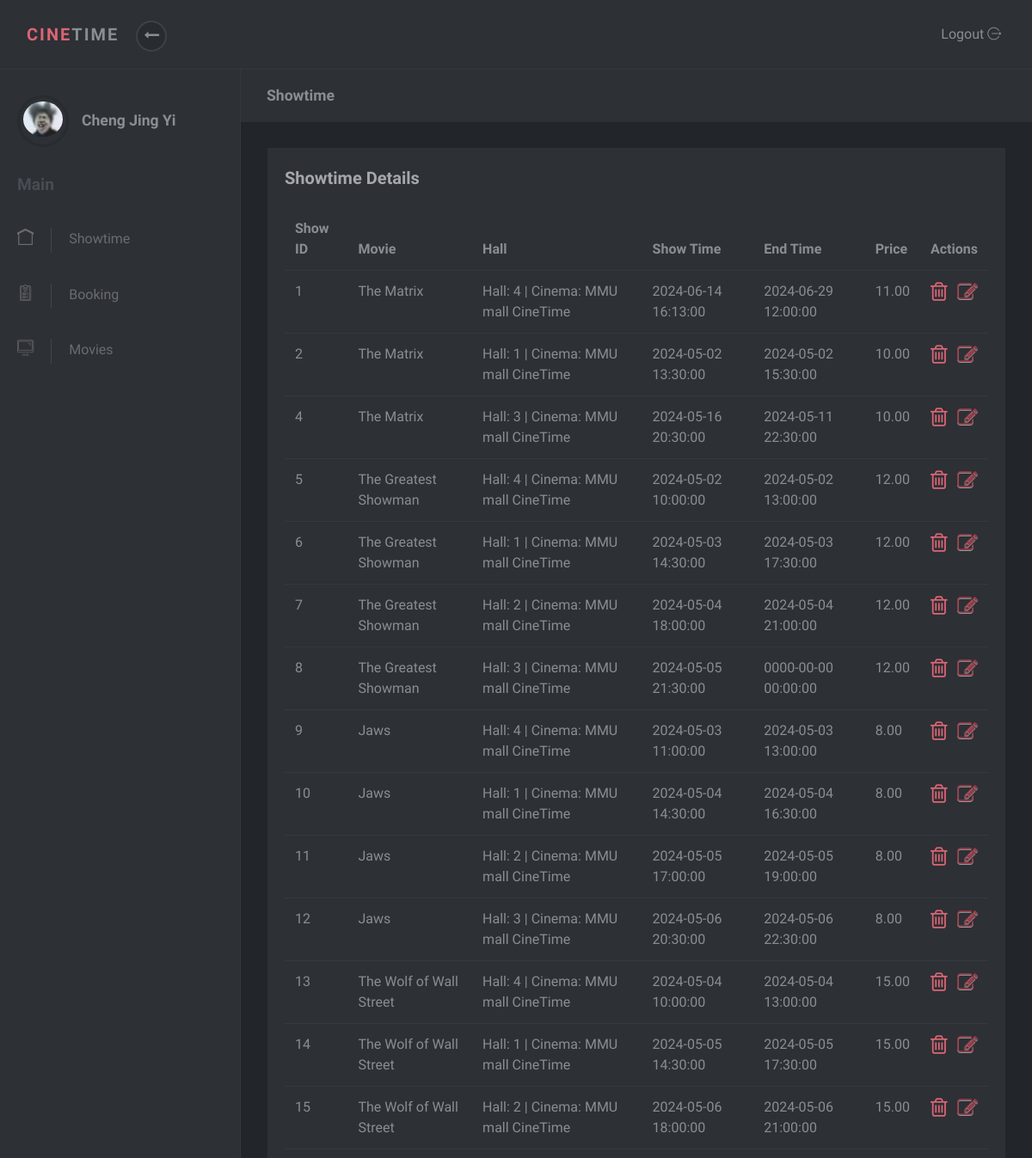
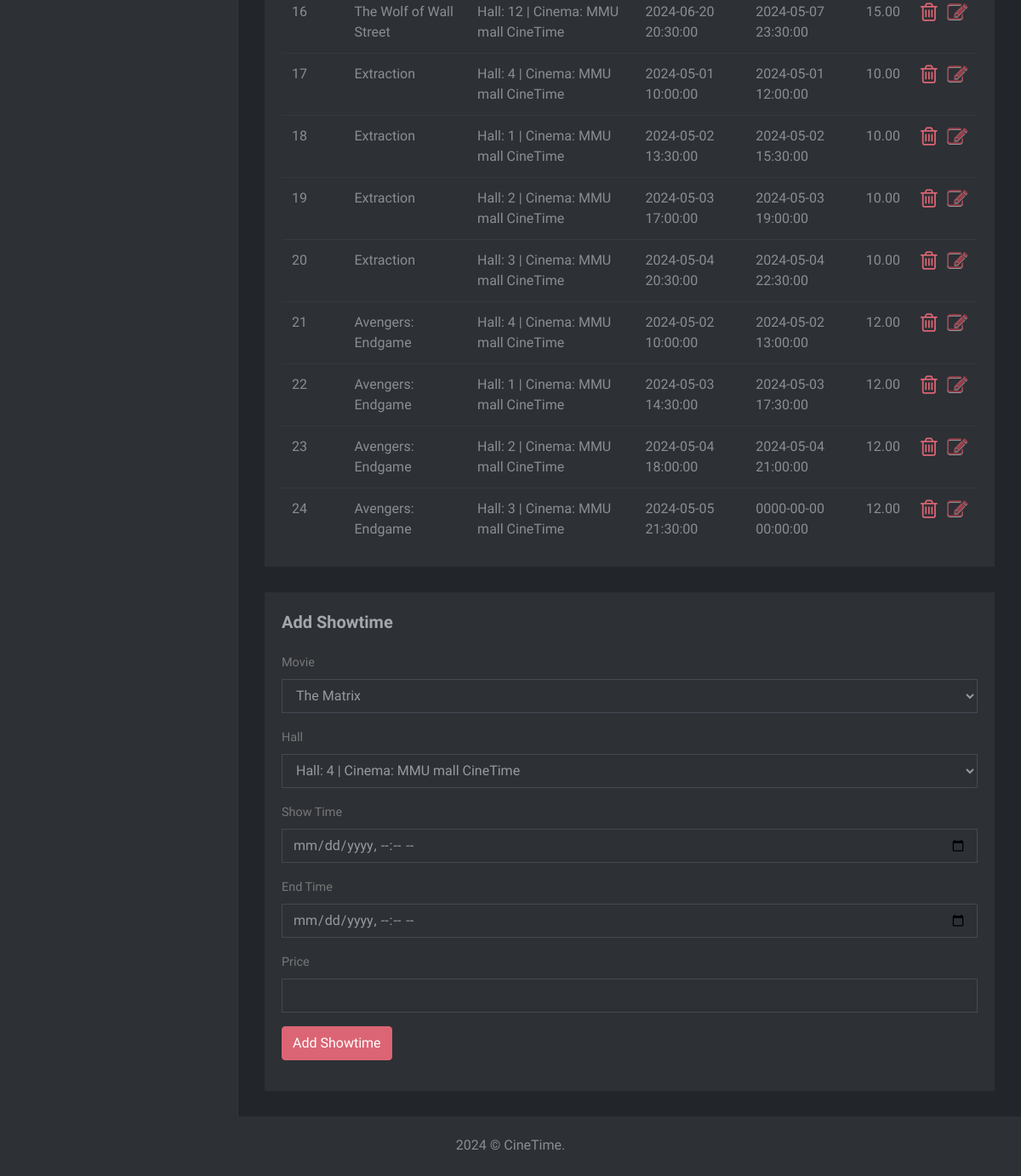
/Userpage/admin/home.php (signed in), run on the app's committed database (2 pictures, top to bottom).
### tables this page shows
CREATE TABLE `showtime` (
  `show_id` int(10) NOT NULL,
  `Movie_id` int(10) NOT NULL,
  `Hall_id` int(10) NOT NULL,
  `show_time` datetime NOT NULL,
  `end_time` datetime NOT NULL,
  `price` decimal(5,2) NOT NULL
);

CREATE TABLE `movie` (
  `movie_id` int(10) NOT NULL,
  `title` varchar(255) NOT NULL,
  `genre` varchar(255) NOT NULL,
  `director` varchar(255) NOT NULL,
  `cast` text NOT NULL,
  `synopsis` text NOT NULL,
  `duration` int(3) NOT NULL,
  `release_date` date NOT NULL,
  `poster_path` longblob NOT NULL,
  `trailers_path` varchar(255) NOT NULL
);

CREATE TABLE `hall` (
  `hall_id` int(10) NOT NULL,
  `hall_num` int(10) NOT NULL,
  `cinema_id` int(10) NOT NULL,
  `number_of_seat` int(10) NOT NULL
);

CREATE TABLE `cinema` (
  `cinema_id` int(10) NOT NULL,
  `name` varchar(255) NOT NULL,
  `location` varchar(255) NOT NULL,
  `city` varchar(255) NOT NULL,
  `num_of_hall` int(10) NOT NULL
);

### Userpage/admin/showtime.php (the view, shortened to what this page needs)
<div class="page-content">
  <div class="page-header">
    <div class="container-fluid">
      <h2 class="h5 no-margin-bottom">Showtime</h2>
    </div>
  </div>
  <div class="tilted-container">
    <section class="no-padding-top no-padding-bottom">
      <div class="container-fluid">
        <div class="row">
          <div class="col-lg-12">
            <div class="block margin-bottom-sm tilted-content">
              <div class="title"><strong>Showtime Details</strong></div>
              <div class="table-responsive">
                <?php include("connect.php");
                $query = "SELECT * FROM showtime";
                $result = mysqli_query($conn, $query);
                if (mysqli_num_rows($result) > 0) {
                    echo '<table class="table">';
                    echo '<thead>';
                    echo '<tr>';
                    echo '<th>Show ID</th>';
                    echo '<th>Movie</th>';
                    echo '<th>Hall</th>';
                    echo '<th>Show Time</th>';
                    echo '<th>End Time</th>';
                    echo '<th>Price</th>';
                    echo '<th>Actions</th>';
                    echo '</tr>';
                    echo '</thead>';
                    echo '<tbody>';
                    while ($row = mysqli_fetch_assoc($result)) {
                        $movieQuery = "SELECT title FROM movie WHERE movie_id = " . $row['Movie_id'];
                        $movieResult = mysqli_query($conn, $movieQuery);
                        $movieRow = mysqli_fetch_assoc($movieResult);
                        $hallQuery = "SELECT hall_num, cinema_id FROM hall WHERE hall_id = " . $row['Hall_id'];
                        $hallResult = mysqli_query($conn, $hallQuery);
                        $hallRow = mysqli_fetch_assoc($hallResult);
                        $cinemaQuery = "SELECT name FROM cinema WHERE cinema_id = " . $hallRow['cinema_id'];
                        $cinemaResult = mysqli_query($conn, $cinemaQuery);
                        $cinemaRow = mysqli_fetch_assoc($cinemaResult);
                        echo '<tr>';
                        echo '<td>' . $row['show_id'] . '</td>';
                        echo '<td>' . $movieRow['title'] . '</td>';
                        echo '<td>' . 'Hall: ' . $hallRow['hall_num'] . ' |  Cinema: ' . $cinemaRow['name'] . '</td>';
                        echo '<td>' . $row['show_time'] . '</td>';
                        echo '<td>' . $row['end_time'] . '</td>';
                        echo '<td>' . $row['price'] . '</td>';
                        echo '<td>
                                <button type="button" data-toggle="modal" data-target="#editModal' . $row['show_id'] . '" class="close" ><i class="fa fa-edit" style="color:#ff4759;"></i></button>
                                <a class="fa fa-trash-o" style="font-size:25px" href="delete_showtime.php?show_id='. $row['show_id'].'" onclick="return confirmDelete();"></a>
                              </td>';
                        echo '</tr>';
                    }
                    echo '</tbody>';
                    echo '</table>';
                } else {
                    echo 'No showtime details found.';
                }
                ?>
              </div>
            </div>
          </div>
        </div>
      </div>
    </section>
    <section class="no-padding-top no-padding-bottom">
      <div class="container-fluid">
        <div class="row">
          <div class="col-lg-12">
            <div class="block margin-bottom-sm">
              <div class="title"><strong>Add Showtime</strong></div>
              <div class="table-responsive">
                <div class="block-body">
                  <form method="post" action="submit_showtime.php">
                    <div class="form-group">
                      <label class="form-control-label">Movie</label>
                      <select name="movie_id" class="form-control">
                        <?php
                          $query = "SELECT movie_id, title FROM movie";
                          $result = mysqli_query($conn, $query);
                          while ($row = mysqli_fetch_assoc($result)) {
                            echo '<option value="' . $row['movie_id'] . '">' . $row['title'] . '</option>';
                          }
                        ?>
                      </select>
                    </div>
                    <div class="form-group">
                      <label class="form-control-label">Hall</label>
                      <select name="hall_id" class="form-control">
                        <?php
                          $query = "SELECT hall_id, hall_num, cinema_id FROM hall";
                          $result = mysqli_query($conn, $query);
                          while ($row = mysqli_fetch_assoc($result)) {
                            $cinemaQuery = "SELECT name FROM cinema WHERE cinema_id = " . $row['cinema_id'];
                            $cinemaResult = mysqli_query($conn, $cinemaQuery);
                            $cinemaRow = mysqli_fetch_assoc($cinemaResult);
                            echo '<option value="'. $row['hall_id']. '">Hall: '. $row['hall_num'] . ' |  Cinema: ' . $cinemaRow['name'] . '</option>';
                          }
                        ?>
                      </select>
                    </div>
                    <div class="form-group">
                      <label class="form-control-label">Show Time</label>
                      <input type="datetime-local" name="show_time" class="form-control">
                    </div>
                    <div class="form-group">
                      <label class="form-control-label">End Time</label>
                      <input type="datetime-local" name="end_time" class="form-control">
                    </div>
                    <div class="form-group">
                      <label class="form-control-label">Price</label>
                      <input type="number" name="price" class="form-control">
                    </div>
                    <div class="form-group">
                      <input type="submit" value="Add Showtime" class="btn btn-primary">
                    </div>
                  </form>
                </div>
              </div>
            </div>
          </div>
        </div>
      </div>
    </section>
  </div>
</div>

### Userpage/admin/css/style.default.css (style rules this page uses)
body { position: relative; }
section { padding: 0 1rem; }
a { -webkit-transition: all 0.3s; transition: all 0.3s; display: inline-block; }
i, span, strong { display: inline-block; }
.no-padding-top { padding-top: 0 !important; }
.no-padding-bottom { padding-bottom: 0 !important; }
.no-margin-bottom { margin-bottom: 0 !important; }
.margin-bottom-sm { margin-bottom: 30px !important; }
.block { padding: 20px; background: #2d3035; color: #8a8d93; margin-bottom: 30px; }
.page-content { position: relative; background: #22252a; min-height: 100vh; width: calc(100% - 280px); padding: 0; padding-bottom: 70px; }
.page-header { padding: 20px 15px; background: #2d3035; color: #8a8d93; margin-bottom: 30px; }
.block .title { margin-bottom: 20px; }
.block .title strong:first-child { font-size: 1.25rem; color: #a5a7ab; }
form label { font-size: .9rem; color: #8a8d93; }
.table { margin-bottom: 0; }
.table td, .table th { border-color: #343a40; }
.table thead th { border: none; }
.btn { font-weight: 400; border: 1px solid transparent; padding: 0.45rem 0.75rem; font-size: 1rem; line-height: 1.5; border-radius: 0.25rem; -webkit-transition: color 0.15s ease-in-out, background-color 0.15s ease-in-out, border-color 0.15s ease-in-out, -webkit-box-shadow 0.15s ease-in-out; transition: color 0.15s ease-in-out, background-color 0.15s ease-in-out, border-color 0.15s ease-in-out, -webkit-box-shadow 0.15s ease-in-out; transition: color 0.15s ease-in-out, background-color 0.15s ease-in-out, border-color 0.15s ease-in-out, box-shadow 0.15s ease-in-out; transition: color 0.15s ease-in-out, background-color 0.15s ease-in-out, border-color 0.15s ease-in-out, box-shadow 0.15s ease-in-out, -webkit-box-shadow 0.15s ease-in-out; }
.btn-primary { color: color-yiq(#DB6574); background-color: #DB6574; border-color: #DB6574; }
body { font-family: "Muli", sans-serif; font-size: 1rem; font-weight: 400; line-height: 1.5; color: #8a8d93; background-color: #fff; }
a { color: #DB6574; text-decoration: none; }
h1, h2, h3, h4, h5, h6, .h1, .h2, .h3, .h4, .h5, .h6 { margin-bottom: 0.5rem; font-family: inherit; font-weight: 700; line-height: 1.2; color: inherit; }
h2, .h2 { font-size: 1.7rem; }
h5, .h5 { font-size: 1.1rem; }

### data on the page
showtime: show_id "1", Movie.title "The Matrix", Hall.hall_num "4", cinema.name "MMU mall CineTime", show_time "2024-06-14 16:13:00", end_time "2024-06-29 12:00:00", price "11.00"
showtime: show_id "2", Movie.title "The Matrix", Hall.hall_num "1", cinema.name "MMU mall CineTime", show_time "2024-05-02 13:30:00", end_time "2024-05-02 15:30:00", price "10.00"
showtime: show_id "4", Movie.title "The Matrix", Hall.hall_num "3", cinema.name "MMU mall CineTime", show_time "2024-05-16 20:30:00", end_time "2024-05-11 22:30:00", price "10.00"
showtime: show_id "5", Movie.title "The Greatest Showman", Hall.hall_num "4", cinema.name "MMU mall CineTime", show_time "2024-05-02 10:00:00", end_time "2024-05-02 13:00:00", price "12.00"
showtime: show_id "6", Movie.title "The Greatest Showman", Hall.hall_num "1", cinema.name "MMU mall CineTime", show_time "2024-05-03 14:30:00", end_time "2024-05-03 17:30:00", price "12.00"
showtime: show_id "7", Movie.title "The Greatest Showman", Hall.hall_num "2", cinema.name "MMU mall CineTime", show_time "2024-05-04 18:00:00", end_time "2024-05-04 21:00:00", price "12.00"
showtime: show_id "8", Movie.title "The Greatest Showman", Hall.hall_num "3", cinema.name "MMU mall CineTime", show_time "2024-05-05 21:30:00", end_time "0000-00-00 00:00:00", price "12.00"
showtime: show_id "9", Movie.title "Jaws", Hall.hall_num "4", cinema.name "MMU mall CineTime", show_time "2024-05-03 11:00:00", end_time "2024-05-03 13:00:00", price "8.00"
showtime: show_id "10", Movie.title "Jaws", Hall.hall_num "1", cinema.name "MMU mall CineTime", show_time "2024-05-04 14:30:00", end_time "2024-05-04 16:30:00", price "8.00"
showtime: show_id "11", Movie.title "Jaws", Hall.hall_num "2", cinema.name "MMU mall CineTime", show_time "2024-05-05 17:00:00", end_time "2024-05-05 19:00:00", price "8.00"
showtime: show_id "12", Movie.title "Jaws", Hall.hall_num "3", cinema.name "MMU mall CineTime", show_time "2024-05-06 20:30:00", end_time "2024-05-06 22:30:00", price "8.00"
showtime: show_id "13", Movie.title "The Wolf of Wall Street", Hall.hall_num "4", cinema.name "MMU mall CineTime", show_time "2024-05-04 10:00:00", end_time "2024-05-04 13:00:00", price "15.00"
showtime: show_id "14", Movie.title "The Wolf of Wall Street", Hall.hall_num "1", cinema.name "MMU mall CineTime", show_time "2024-05-05 14:30:00", end_time "2024-05-05 17:30:00", price "15.00"
showtime: show_id "15", Movie.title "The Wolf of Wall Street", Hall.hall_num "2", cinema.name "MMU mall CineTime", show_time "2024-05-06 18:00:00", end_time "2024-05-06 21:00:00", price "15.00"
showtime: show_id "16", Movie.title "The Wolf of Wall Street", Hall.hall_num "12", cinema.name "MMU mall CineTime", show_time "2024-06-20 20:30:00", end_time "2024-05-07 23:30:00", price "15.00"
showtime: show_id "17", Movie.title "Extraction", Hall.hall_num "4", cinema.name "MMU mall CineTime", show_time "2024-05-01 10:00:00", end_time "2024-05-01 12:00:00", price "10.00"
showtime: show_id "18", Movie.title "Extraction", Hall.hall_num "1", cinema.name "MMU mall CineTime", show_time "2024-05-02 13:30:00", end_time "2024-05-02 15:30:00", price "10.00"
showtime: show_id "19", Movie.title "Extraction", Hall.hall_num "2", cinema.name "MMU mall CineTime", show_time "2024-05-03 17:00:00", end_time "2024-05-03 19:00:00", price "10.00"
showtime: show_id "20", Movie.title "Extraction", Hall.hall_num "3", cinema.name "MMU mall CineTime", show_time "2024-05-04 20:30:00", end_time "2024-05-04 22:30:00", price "10.00"
showtime: show_id "21", Movie.title "Avengers: Endgame", Hall.hall_num "4", cinema.name "MMU mall CineTime", show_time "2024-05-02 10:00:00", end_time "2024-05-02 13:00:00", price "12.00"
showtime: show_id "22", Movie.title "Avengers: Endgame", Hall.hall_num "1", cinema.name "MMU mall CineTime", show_time "2024-05-03 14:30:00", end_time "2024-05-03 17:30:00", price "12.00"
showtime: show_id "23", Movie.title "Avengers: Endgame", Hall.hall_num "2", cinema.name "MMU mall CineTime", show_time "2024-05-04 18:00:00", end_time "2024-05-04 21:00:00", price "12.00"
showtime: show_id "24", Movie.title "Avengers: Endgame", Hall.hall_num "3", cinema.name "MMU mall CineTime", show_time "2024-05-05 21:30:00", end_time "0000-00-00 00:00:00", price "12.00"

### other printed values
$_SESSION['admin_name'] "Cheng Jing Yi"
form field movie_id "The Matrix"
